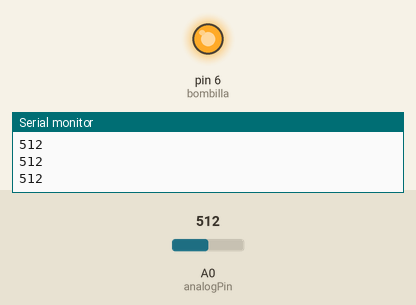
A sketch run on a simulated Arduino Uno, built with avr-gcc and run on an emulated ATmega328P. On the bench: output pins drawn as LEDs (lit = HIGH), the last lines printed to the serial monitor. The inputs (shaded band) are chosen by the test bench; at power-on: A0 (analogPin) = 512.

Above: at 1.2 s.
1.3 s: A0 (analogPin) set to 418
2.8 s: A0 (analogPin) set to 385
At 3.4 s:
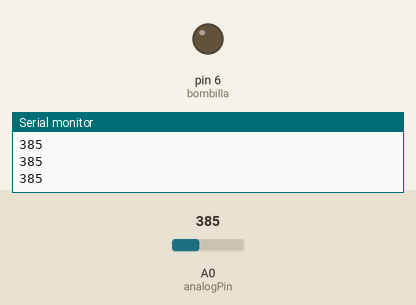
4.3 s: A0 (analogPin) set to 410
At 4.7 s:
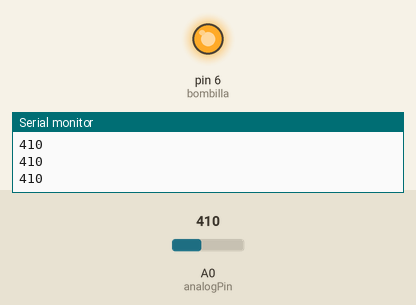
5.8 s: A0 (analogPin) set to 390
At 7.2 s:
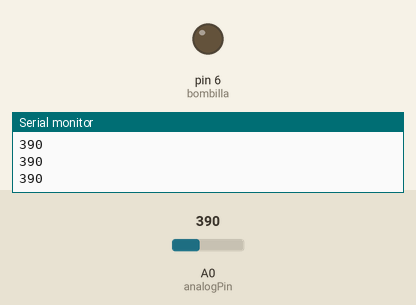
Timing chart, 0 to 8.3 s (numbered marks = the images above; inputs shaded):
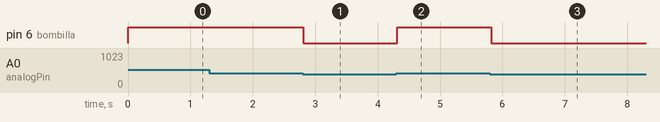

Measured:
- the behaviour switches between 401 and 400 on A0 (analogPin) (found by bisection; images 0 and 1)
- after the input at 2.8 s, pin 6 (bombilla): HIGH → LOW at once
- after the input at 4.3 s, pin 6 (bombilla): LOW → HIGH at once
- after the input at 5.8 s, pin 6 (bombilla): HIGH → LOW at once

The sketch:

SENSOR_FOTORESISTENCIA.ino
```cpp
int analogPin=A0;
int bombilla=6;
int valorLDR;
void setup(){
  Serial.begin(9600);
  pinMode(bombilla,OUTPUT);
}
void loop(){
  valorLDR=analogRead(analogPin);
  Serial.println(valorLDR);
  if(valorLDR>400){
    digitalWrite(bombilla,HIGH);
  }
  else{
    digitalWrite(bombilla,LOW);
  }
  delay(100);
}
```
